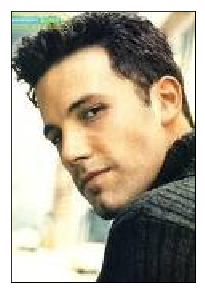
#> input picture ComputerVision/Yüz_tanıma_çalışmam/ben.jpg, 205 x 293 px
$ jupyter execute detect_face.ipynb
#> lines starting #> are read from the running program, lines starting #| are printed output that depends on the picture; after the words box and inside, x2 and y2 are one past the last pixel; in counts of white or black regions, pixels touching at a corner belong together
[cell 1]
import numpy as np
import pandas as pd
import matplotlib.pyplot as plt
import cv2
import tarfile
import os

[cell 2]
img='ben.jpg'

[cell 3]
celeb=cv2.imread(img)
#> celeb is the input picture: shape (293, 205, 3); mean B, G, R 148.6, 165.7, 173.6

[cell 4]
def show_image(image):
    plt.figure(figsize=(8,5))
    plt.imshow(cv2.cvtColor(image, cv2.COLOR_BGR2RGB))
    plt.xticks([])
    plt.yticks([])
    plt.show()

[cell 5]
show_image(celeb)

[cell 6]
def face_detection(img):
    face_cascade = cv2.CascadeClassifier('haarcascade_frontalface_alt.xml')
    gray = cv2.cvtColor(img, cv2.COLOR_BGR2GRAY)
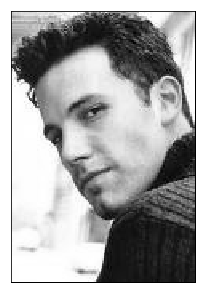
#> gray: shape (293, 205); min 0, max 255, mean 166.1
    faces = face_cascade.detectMultiScale(gray)
#> faces = ()
    print('Bulunan yüz sayısı : ', len(faces))
#| Bulunan yüz sayısı :  0

    for (x,y,w,h) in faces:
        cv2.rectangle(img,(x,y),(x+w,y+h),(255,0,0),2)
#> this loop made 0 passes

    cv_rgb = cv2.cvtColor(img, cv2.COLOR_BGR2RGB)
    return cv_rgb

[cell 7]
a=face_detection(celeb)
plt.imshow(a)
plt.show()

[cell 8]
plt.figure(figsize=(15,18))
img=cv2.imread("people.jpg")
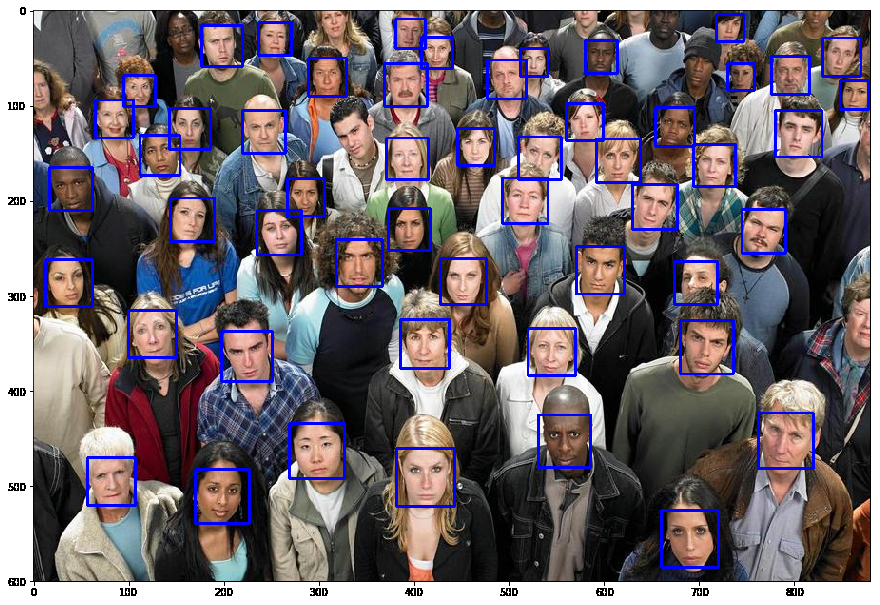
#> input picture ComputerVision/Yüz_tanıma_çalışmam/people.jpg, 880 x 605 px
#> img is the input picture: shape (605, 880, 3); mean B, G, R 111.1, 104.1, 113.6
c=face_detection(img)
#> in face_detection (call 2), `gray = cv2.cvtColor(img, cv2.COLOR_BGR2GRAY)`:
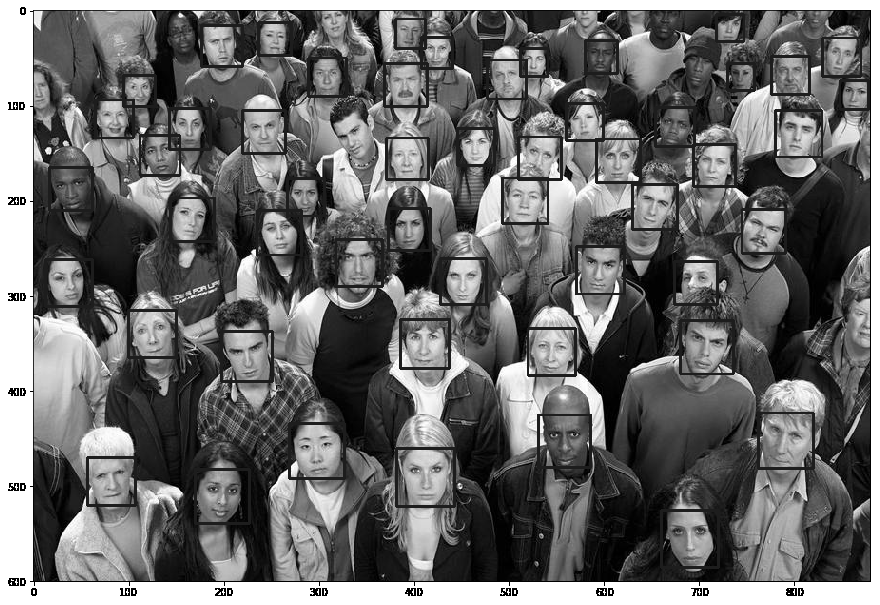
#> gray: shape (605, 880); min 0, max 255, mean 107.7
#> in face_detection (call 2), `faces = face_cascade.detectMultiScale(gray)`: faces = 51 rows, first 6: [717, 14, 25, 25], [520, 49, 27, 27], [727, 63, 26, 26], [585, 41, 32, 32], [394, 18, 30, 30], [259, 23, 32, 32]
#| Bulunan yüz sayısı :  51
#> the loop in face_detection (call 2), `for (x,y,w,h) in faces:` made 51 passes
#> (x, y, w, h) on passes 1 to 12: (717, 14, 25, 25), (520, 49, 27, 27), (727, 63, 26, 26), (585, 41, 32, 32), (394, 18, 30, 30), (259, 23, 32, 32), (836, 77, 37, 37), (567, 104, 35, 35), (288, 179, 35, 35), (202, 26, 39, 39), (420, 36, 32, 32), (823, 38, 37, 37)
#> after the loop in face_detection (call 2), `for (x,y,w,h) in faces:`:
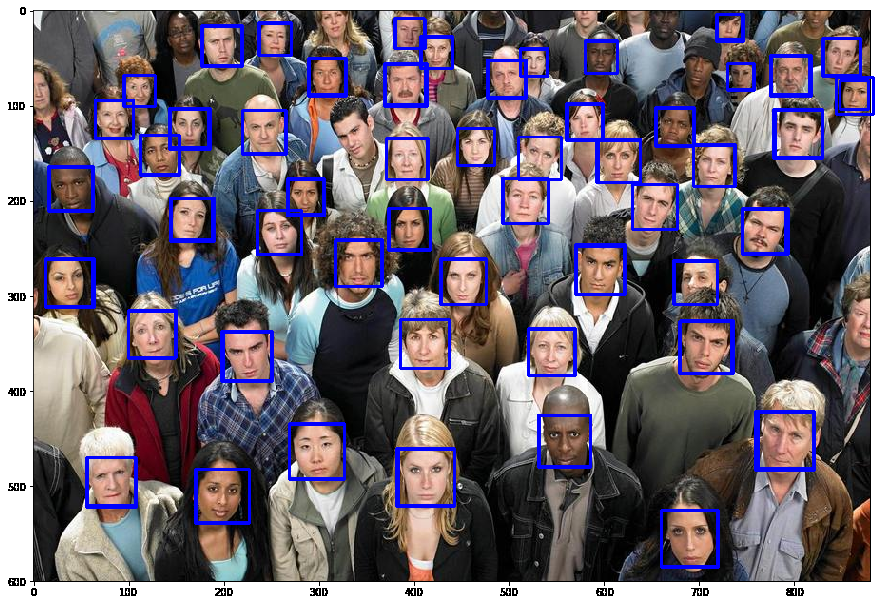
#> img: shape (605, 880, 3); 1.38% of pixels changed, all inside (x1, y1, x2, y2) = (44, 16, 875, 566)
plt.imshow(c)
plt.show()
